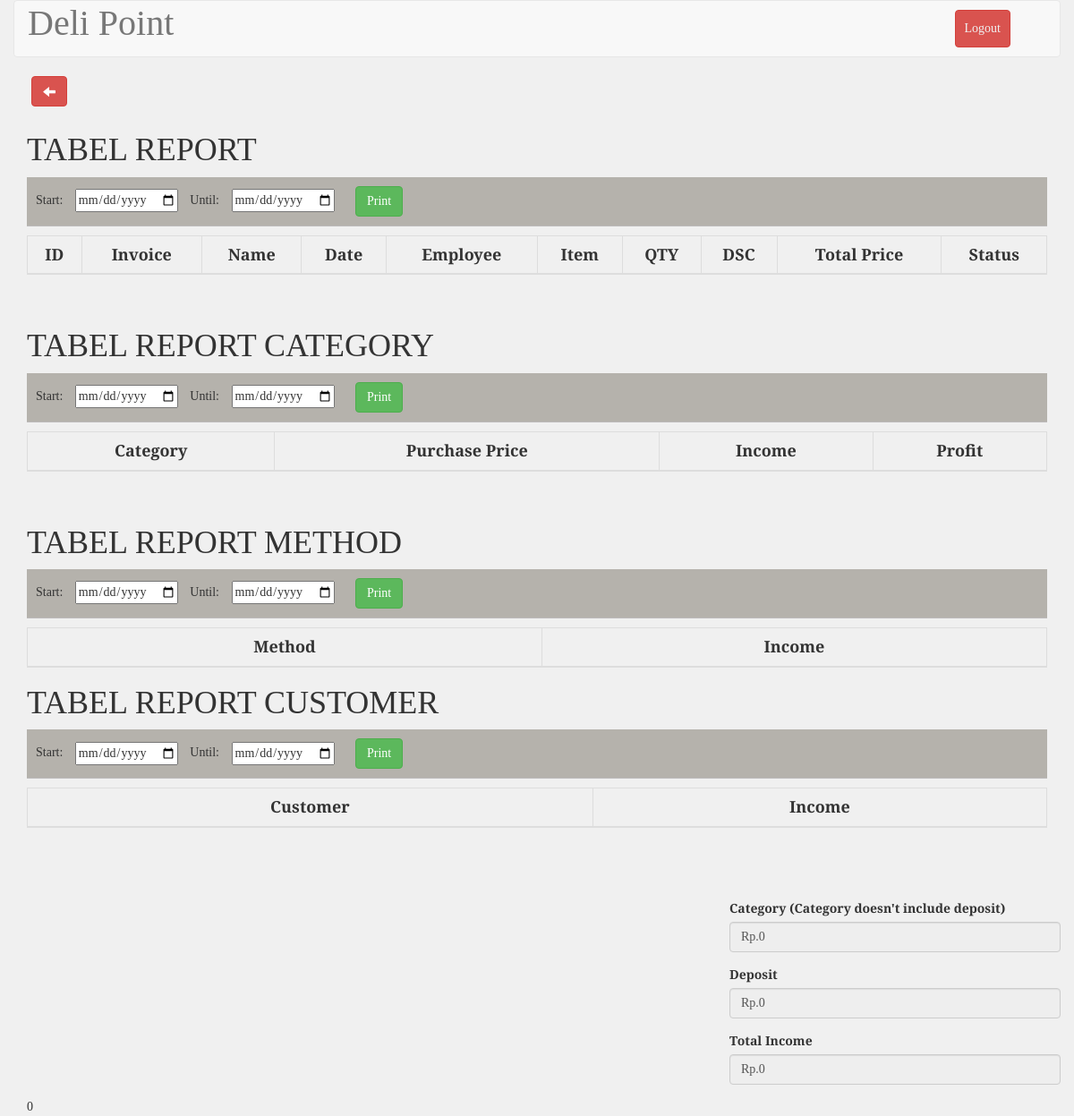
/report.php (signed in), run on an earlier commit of the app's database.
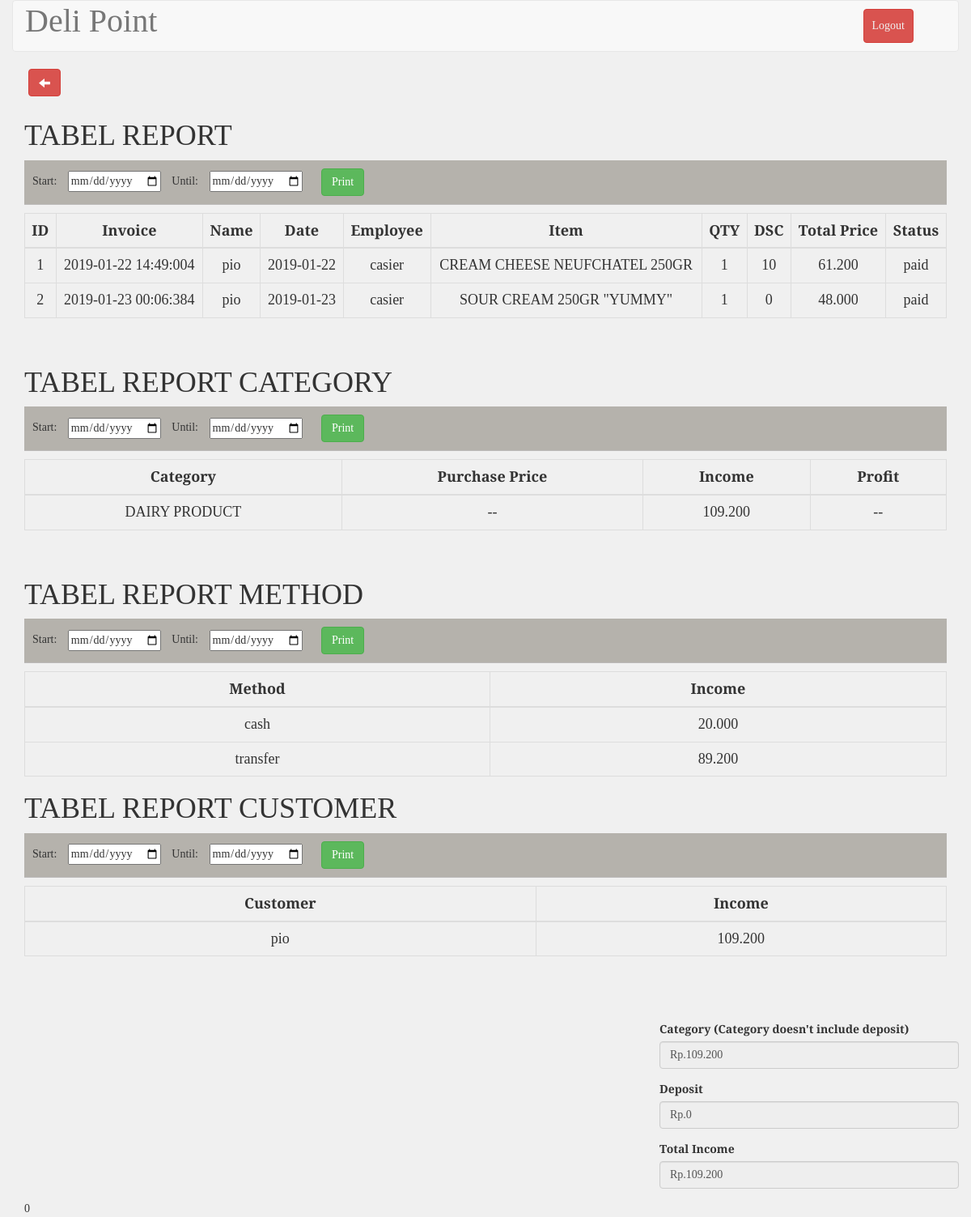
And on a later commit of the database.
### tables this page shows
CREATE TABLE `tb_transaksi` (
  `id` int(11) NOT NULL AUTO_INCREMENT,
  `invoice` varchar(200) NOT NULL,
  `nm_transaksi` varchar(200) NOT NULL,
  `tnggl` datetime NOT NULL,
  `id_employee` int(11) unsigned NOT NULL,
  `id_item` int(11) unsigned NOT NULL,
  `qty` float unsigned NOT NULL,
  `discount` float NOT NULL,
  `total_price` float unsigned NOT NULL,
  `description` text NOT NULL,
  `statuss` int(11) unsigned NOT NULL,
  PRIMARY KEY (`id`),
  KEY `id_employee` (`id_employee`),
  KEY `id_item` (`id_item`),
  CONSTRAINT `tb_transaksi_ibfk_1` FOREIGN KEY (`id_employee`) REFERENCES `tb_employee` (`id`),
  CONSTRAINT `tb_transaksi_ibfk_2` FOREIGN KEY (`id_item`) REFERENCES `tb_barang` (`id`)
);

### report.php (the view, shortened to what this page needs)
<?php
include_once 'koneksi.php';
$barang = mysqli_query($conn, "SELECT tb_transaksi.invoice, nm_transaksi, Date(tnggl) as tnggl, (SELECT nama FROM tb_employee WHERE id=id_employee) AS nama_pegawai, (SELECT item FROM tb_barang WHERE id=id_item ) AS item, qty, discount, total_price, statuss FROM tb_transaksi WHERE statuss=1;");
$kategori= mysqli_query($conn, "SELECT TK.nm_kategori, SUM(TT.total_price) AS income FROM tb_transaksi TT INNER JOIN tb_barang TB ON TT.id_item=TB.id INNER JOIN tb_kategori TK ON TB.kategori=TK.id WHERE TT.statuss=1 GROUP BY TK.nm_kategori;");
$depositArr= mysqli_query($conn, "SELECT SUM(deposit) AS deposit FROM tb_deposit WHERE invoice IN (SELECT invoice FROM tb_transaksi WHERE tb_transaksi.statuss=0 AND date(tnggl)=CURDATE());");
$method= mysqli_query($conn, "SELECT method,SUM(payment+deposit) AS payment FROM tb_deposit GROUP BY method;");
$customer= mysqli_query($conn, "SELECT nm_transaksi, SUM(total_price) AS total_price FROM tb_transaksi WHERE statuss=1 GROUP BY nm_transaksi;");
$deposit=0;
$total_no_deposit=0;
foreach ($depositArr as $depo){
	$deposit=$deposit+$depo["deposit"];
}
?>
<!DOCTYPE html>
<html>
	<?php include("./templates/header.php"); ?>
	<link rel="stylesheet" type="text/css" href="./css/stockStyle.css">
	<link rel="stylesheet" href="./assets/jquery-ui.css">
	<body>
		<form action="finishReport.php" method="POST" accept-charset="utf-8">
			<div class="container-fluid">
				<div class="row">
					<div class="col-md-12 header">
						<nav class="navbar navbar-default" role="navigation">
							<div class="container-fluid">
								<div class="navbar-header">
									<a class="navbar-brand" style="font-size: 40px;" href="#">Deli Point</a>
								</div>
								<div class="collapse navbar-collapse navbar-ex1-collapse">
									<ul class="nav navbar-nav navbar-right">
										<li><a type="button" class="btn btn-danger" style="margin: 10px; padding: 10px;" href="logout.php">Logout</a></li>
										<li><a href=""> </a></li>
									</ul>
								</div>
							</div>
						</nav>
					</div>
				</div>
			</div>
			<div class="container">
				<div class="row">
					<div class="col-md-12" id="mytable">
					<a href="administrator.php" style="margin-left: 5px; margin-bottom: 10px;" type="button" class="btn btn-danger glyphicon glyphicon-arrow-left" ></a><br>
					<h1> TABEL REPORT</h1>
					<table id="example" class="table table-bordered" style="width: 100%;">
						<div style="border-bottom:1px solid #bcbaba; margin-bottom:10px; background-color:#b5b2ac; padding:0 0 0 10px">
							Start: <input style="margin:10px; " type="date" name="dateStart" id="date_start">
							Until: <input style="margin:10px;" type="date" name="dateStop" id="date_end">
							<a href="export_excel_admin_paid.php" style="margin: 10px; margin-bottom: 10px; widht:100px;" type="button" class="btn btn-success" >Print</a><br>
						</div>
						<thead>
							<tr>
								<th>ID</th>
								<th>Invoice</th>
								<th>Name</th>
								<th>Date</th>
								<th>Employee</th>
								<th>Item</th>
								<th>QTY</th>
								<th>DSC</th>
								<th>Total Price</th>
								<th>Status</th>
							</tr>
						</thead>
						<tbody>
							<?php
							$no=1;
							foreach ($barang as $data) {?>
							<tr>
								<td><?php echo $no ?></td>
								<td><?php echo $data["invoice"];?></td>
								<td><?php echo ($data["nm_transaksi"]=="" ? "Direct Pay": $data["nm_transaksi"]);?></td>
								<td><?php echo $data["tnggl"];?></td>
								<td><?php echo $data["nama_pegawai"];?></td>
								<td><?php echo $data["item"];?></td>
								<td><?php echo $data["qty"];?></td>
								<td><?php echo $data["discount"];?></td>
								<td><?php echo rupiah($data["total_price"]);?></td>
								<td><?php if($data["statuss"]==0)
								{
									echo("not paid");
								}
								else{
									echo("paid");
								}
								?></td>
							</tr>
							<?php $no++; }?>
						</tbody>
					</table><br>
					<h1> TABEL REPORT CATEGORY</h1>
					<div style="border-bottom:1px solid #bcbaba; margin-bottom:10px; background-color:#b5b2ac; padding:0 0 0 10px">
							Start: <input style="margin:10px; " type="date" name="dateStart" id="date_start">
							Until: <input style="margin:10px;" type="date" name="dateStop" id="date_end">
							<a href="export_excel_admin_paid.php" style="margin: 10px; margin-bottom: 10px; widht:100px;" type="button" class="btn btn-success" >Print</a><br>
						</div>
					<table id="example2" class="table table-bordered" style="width: 100%;">
						<thead>
							<tr>
								<th>Category</th>
								<th>Purchase Price</th>
								<th>Income</th>
								<th>Profit</th>
							</tr>
						</thead>
						<tbody>
							<?php
							$no=1;
							foreach ($kategori as $i) {?>
							<tr>
								<td><?php echo $i["nm_kategori"];?></td>
								<td><?php echo "--"?></td>
								<td><?php echo rupiah($i["income"]);?></td>
								<td><?php echo "--"?></td>
								<?php $total_no_deposit=$total_no_deposit+$i["income"]; ?>
							</tr>
							<?php $no++; }?>
						</tbody>
					</table><br>
					<h1> TABEL REPORT METHOD</h1>
					<div style="border-bottom:1px solid #bcbaba; margin-bottom:10px; background-color:#b5b2ac; padding:0 0 0 10px">
							Start: <input style="margin:10px; " type="date" name="dateStart" id="date_start">
							Until: <input style="margin:10px;" type="date" name="dateStop" id="date_end">
							<a href="export_excel_admin_paid.php" style="margin: 10px; margin-bottom: 10px; widht:100px;" type="button" class="btn btn-success" >Print</a><br>
						</div>
					<table id="example3" class="table table-bordered" style="width: 100%;">
						<thead>
							<tr>
								<th>Method</th>
								<th>Income</th>
							</tr>
						</thead>
						<tbody>
							<?php
							$no=1;
							foreach ($method as $j) {?>
							<tr>
								<td><?php echo $j["method"];?></td>
								<td><?php echo rupiah($j["payment"]);?></td>
							</tr>
							<?php $no++; }?>
						</tbody>
					</table>
					<h1> TABEL REPORT CUSTOMER</h1>
					<div style="border-bottom:1px solid #bcbaba; margin-bottom:10px; background-color:#b5b2ac; padding:0 0 0 10px">
							Start: <input style="margin:10px; " type="date" name="dateStart" id="date_start">
							Until: <input style="margin:10px;" type="date" name="dateStop" id="date_end">
							<a href="export_excel_admin_paid.php" style="margin: 10px; margin-bottom: 10px; widht:100px;" type="button" class="btn btn-success" >Print</a><br>
						</div>
					<table id="example4" class="table table-bordered" style="width: 100%;">
						<thead>
							<tr>
								<th>Customer</th>
								<th>Income</th>
							</tr>
						</thead>
						<tbody>
							<?php
							$no=1;
							foreach ($customer as $k) {?>
							<tr>
								<td><?php echo ($k["nm_transaksi"]=="" ? "Direct Pay": $k["nm_transaksi"]);?></td>
								<td><?php echo rupiah($k["total_price"]);?></td>
							</tr>
							<?php $no++; }?>
						</tbody>
					</table><br>
					<br><br>
				</div>
				<div class="row">
				<div class="col-md-8"></div>
				<div class="col-md-4">
					<div class="form-group">
						<label for="">Category (Category doesn't include deposit)</label>
						<input type="text" class="form-control" readonly="readonly" value="<?php echo "Rp.".rupiah($total_no_deposit); ?>">
					</div>
					<div class="form-group">
						<label for="">Deposit</label>
						<input type="text" class="form-control" readonly="readonly" value="<?php echo "Rp.".rupiah($deposit); ?>">
					</div>
					<div class="form-group">
						<label for="">Total Income</label>
						<input type="text" class="form-control" readonly="readonly" value="<?php echo "Rp.".rupiah($total_no_deposit+$deposit); ?>">
					</div>
				</div>
			</div>
			</div>
		</form>
		<?php include("./templates/footer.php"); ?>
	</body>
</html>

### templates/header.php (shortened to what this page needs)
<head>
    <link rel="stylesheet" type="text/css" href="./assets/jquery.dataTables.min.css">
    <link rel="stylesheet" href="./assets/bootstrap3.3.7/css/bootstrap.min.css">
    <link href="./assets/select2.min.css" rel="stylesheet" />
    <link rel="stylesheet" href="./assets/chart.css">
    <link rel="stylesheet" href="./assets/pace.css">
    <?php
        function rupiah($angka){
            $hasil_rupiah = number_format($angka,0,'','.');
            return $hasil_rupiah;
        }
    ?>
</head>

### templates/footer.php (shortened to what this page needs)
<script src="https://maxcdn.bootstrapcdn.com/bootstrap/3.4.0/js/bootstrap.min.js"></script>0

### css/stockStyle.css (style rules this page uses)
html,body { font-family: 'Slabo 27px', serif; background-color: #f0f0f0; }
#example, th, td { font-size: 18px; text-align: center; width: auto; }
.navbar-default .navbar-nav>li>a { color: #f0f0f0 !important; }

What changed in the data, as far as the page shows it:
added tb_transaksi: invoice "2019-01-22 14:49:004", nm_transaksi "pio", tnggl "2019-01-22", nama_pegawai "casier", item "CREAM CHEESE NEUFCHATEL 250GR", qty "1", discount "10", total_price "61.200", statuss "paid"
added tb_transaksi: invoice "2019-01-23 00:06:384", nm_transaksi "pio", tnggl "2019-01-23", nama_pegawai "casier", item "SOUR CREAM 250GR \"YUMMY\"", qty "1", discount "0", total_price "48.000", statuss "paid"
Also different on the page:
form field value: "Rp.0" → "Rp.109.200"
new list line: "DAIRY PRODUCT -- 109.200 --"
new list line: "cash 20.000"
new list line: "transfer 89.200"
new list line: "pio 109.200"
